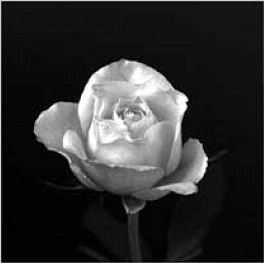
#> input picture imagens/pratica_01/rose_gray.tif, 264 x 263 px, found by its file name
$ jupyter execute Lista_de_Exercicio_1.ipynb
#> lines starting #> are read from the running program, lines starting #| are printed output that depends on the picture
# Lista de Exercício 1
### Processamento Digital de Imagens (SEL0449/SEL5895)

**Instruções:**

 1. Esta lista consiste em 3 exercícios. Mas leia com atenção toda a parte introdutória, pois fará diferença para esta e demais listas!
 1. Deve-se colocar comentários nos códigos desenvolvidos.
 1. As perguntas devem ser respondidas também como comentários no arquivo.
 1. Colocar seu nome e número USP abaixo.
 1. Quaisquer problemas na execução das listas, entrar em contato com os monitores.
 1. Depois de terminados os exercícios, deve ser gerado um arquivo **extensão .ipynb** para ser enviado ao professor pelo E-DISCIPLINAS da disciplina até a data máxima de entrega.
 1. Caso não seja enviado - ou identifique-se cópia - o aluno ficará sem nota.

---

 <table class="tfo-notebook-buttons" align="left">
  <td>
    <a target="_blank" href="https://colab.research.google.com/github/LAVI-USP/SEL0449-SEL5895_2022/blob/main/praticas/Lista_de_Exercicio_1.ipynb">Executar no Google Colab</a>
  </td>
  <td>
    <a target="_blank" href="https://github.com/LAVI-USP/SEL0449-SEL5895_2022/blob/main/praticas/Lista_de_Exercicio_1.ipynb">Ver codigo fonte no GitHub</a>
  </td>
</table>

`Nome: `

`Número USP: `

### Introdução:

Vamos utilizar a biblioteca [Numpy](https://numpy.org/doc/stable/) para a grande maioria dos cálculos nesta disciplina. É uma biblioteca totalmente aberta, gratuita e amplamente utilizada para diversas áreas. Este [link](https://numpy.org/doc/stable/user/numpy-for-matlab-users.html) contém dicas para usuários de MATLAB se adaptarem ao numpy. Utilize-o caso seja conveniente.

Vamos importá-la (biblioteca Numpy) com um apelido ```np```, o qual utilizaremos ao longo de toda a prática:

[cell 1]
import numpy as np

###Criando matrizes de n-dimensões

Vamos utilizar a função np.array para criar matrizes de n-dimensões
(N-dimensional array ([ndarray](https://numpy.org/doc/stable/reference/arrays.ndarray.html#arrays-ndarray))):

[cell 2]
# Array de uma dimensão (1D)
A = np.array((1, 2))

print(A)
print("\n")

# Array (2D)
A = np.array([[1, 2],
              [3, 4],
              [5, 6]])

print(A)
print("\n")

# As arrays podem ser criadas utilizando
# tanto parêntese quanto colchetes
B = np.array(((1., 2.0),
              (3, 4),
              (5, 6)))

print(B)
print("\n")

### Classes de dados

Note que, na célula anterior, as matrizes *A* e *B* são diferentes quanto à classe de dados. A matriz *A* contém números inteiros, já a matriz *B* contém números com casa decimais.

As diferentes classes de dados utilizadas na biblioteca numpy podem ser encontradas [aqui](https://numpy.org/doc/stable/user/basics.types.html).

Vamos analisar isso:

[cell 3]
# Mostra o tipo de classe à qual pertence o objeto A
print(type(A))

# Mostra a classe à qual pertencem os dados de A (int, float, double, etc)
print(A.dtype)

print("Dados da matriz B com tipo: %s" % B.dtype)

# Conversão para outro tipo de dado. Pode ser passado como uma string ou um dtype
C = A.astype(np.float32)  # Argumento como dtype

print("Dados da matriz C com tipo: %s" % C.dtype)

D = B.astype("uint16")    # Argumento como string

print("Dados da matriz D com tipo: %s" % D.dtype)

# Também é possível fazer a conversão passando os dados como argumento para o
# objeto da classe para a qual deseja-se fazer a conversão
E = np.double(C)

print("Dados da matriz E com tipo: %s" % E.dtype)

### Indexando matrizes

Agora vamos estudar como extrair dados de uma matriz ou substituir os lá existentes. O acesso às *arrays* se dá por meio de indexação (*indexing*), também denominada *slicing*.

Mais informações sobre os vários tipos de indexação você pode encontrar neste [link](https://numpy.org/doc/stable/reference/arrays.indexing.html). [Aqui](https://numpy.org/doc/stable/reference/arrays.indexing.html#advanced-indexing), estão alguns tipos avançados de indexação.

Vamos ver alguns tipos básicos de indexação:

[cell 4]
A = np.array([[1 , 2 , 3 , 4 , 5 ],
              [6 , 7 , 8 , 9 , 10],
              [11, 12, 13, 14, 15],
              [16, 17, 18, 19, 20]], dtype=np.int16)

# Mostrando a matriz A
print(A)
print("\n")

# Para selecionar um determinado elemento da matriz, deve-se utilizar:
# A[i,j], sendo i o número da linha e j o número da coluna com i,j = 0, ...n-1
# Ex.: Elemento da linha 2 e coluna 3:
print(A[1,2])
print("\n")

# Usa-se dois pontos (:) para significar “todos” ou “até”.
# Ex.: Todos os elementos da quarta coluna:
print(A[:,3])
print("\n")

# Ex.: Todos os elementos da primeira linha:
print(A[0,:])
print("\n")

# Ex.: Todos os elementos da linha 1 até a linha 3 e da coluna 3 até a coluna 4:
print(A[0:3,2:4])
print("\n")

# Ex.: Fazer todos os elementos da coluna 2 iguais a zero:
B = A.copy()
B[:,1] = 0
print(B[:,1])
print("\n")

# Ex.: O elemento da última linha e última coluna:
print(A[-1,-1])
print("\n")

# Ex.: Todos os elementos da última coluna:
print(A[:,-1])
print("\n")

# Ex.: O elemento da última linha e primeira coluna antes da última:
print(A[-1,-2])
print("\n")

# Ex.: Os elementos da linha 2 até a última linha e da última coluna até a segunda coluna com passo de –2:
print(A[1:,-1:1:-2])
print("\n")

# Ex.: Matriz transposta de A
print(A.transpose())

### Propriedades das matrizes

Nesta célula, vamos estudar como extrair algumas propriedades da matriz, bem como executar algumas operações básicas na mesma.

Algumas operações são feitas ao longo dos eixos da matriz. Veja abaixo a definição de eixos extraída da documentação.

[cell 5]
'''

Definição de axis: "Os eixos são definidos para matrizes com mais de uma
dimensão. Uma matriz bidimensional tem dois eixos: o primeiro, executando
verticalmente, para baixo, nas linhas (eixo 0), e o segundo, executando
horizontalmente, nas colunas (eixo 1)."

Ref: https://numpy.org/doc/stable/glossary.html?highlight=axis#glossary

'''

### ----- Propriedades da matriz -----
# Número de linhas e colunas de uma matriz (2D neste exemplo)
M, N = A.shape
print("Nossa matriz A tem o formato de:{}, com {} linhas e {} colunas.".format(A.shape,M,N))

# Número total de elementos da matriz
MxN = A.size
print("Nossa matriz possui um total de %d elementos." % (MxN))

### ----- Operações -----
# Ex.: Vetor mostrando os valores máximos de cada coluna de uma matriz:
print(np.max(A, axis=0))

# Ex.: Valor máximo de uma matriz:
print(np.max(A))    # Alternativa: A.max()

# Ex.: Vetor mostrando os valores mínimos de cada coluna de uma matriz:
print(np.min(A, axis=0))

# Ex.: Valor mínimo de uma matriz:
print(np.min(A))    # Alternativa: A.min()

# Ex.: Soma dos elementos ao longo das linhas
print(np.sum(A, axis=1))

# Ex.: Soma de todos os elementos da matriz
print(np.sum(A))    # Alternativa: A.sum()

# Ex.: Média dos elementos ao longo das colunas
print(np.mean(A, axis=0))

# Ex.: Média de toda a matriz
print(np.mean(A))   # Alternativa: A.mean()

# Ex.: Variância dos elementos ao longo das colunas
print(np.var(A, ddof=1, axis=0))

# Ex.: Variância de toda a matriz
print(np.var(A, ddof=1))   # Alternativa: A.var(ddof=1)

Se deseja obter uma descrição do funcionamento da função, pode utilizar o comando `help()`.

Por exemplo:
`help(np.max)`

### Imagens

As imagens nada mais são do que matrizes. Cada pixel está relacionado com uma posição A[i,j] da matriz, tal que ```0  ≤ i  ≤ M-1``` e ```0  ≤ j  ≤ N-1```. Em cada tipo de imagem, o valor do pixel tem uma representação específica, como por exemplo:

1. **Imagens de Intensidades:** É uma matriz de dados cujos valores representam as intensidades em cada ponto. Se os elementos de intensidade forem da classe ```uint8```, seus valores estarão no intervalo ```[0, 255]```. Se forem da classe ```uint16```, seus valores variarão no intervalo ```[0, 65535]```.

2. **Imagens RGB:** É composta por 3 matrizes de dados, em que cada matriz é responsável por armazenar as informações de intensidades de cada canal: R (red - vermelho), G (green - verde) ou B (blue - azul).

2. **Imagens Binárias:** É um arranjo lógico de zeros e uns, sendo, esses dados (zeros e uns), da classe ```logical```.

Vamos aprender a ler imagens de arquivos, mostrá-las e processá-las. Para a leitura e exibição dessas imagens, utilizaremos as bibliotecas [OpenCV](https://docs.opencv.org/3.4/d4/da8/group__imgcodecs.html#ga288b8b3da0892bd651fce07b3bbd3a56) e  [Matplotlib](https://matplotlib.org).

Vamos importar as bibliotecas para nosso ambiente e dar "apelidos" para elas.

[cell 6]
import matplotlib.pyplot as plt
import cv2 as cv

[cell 7]
# Vamos criar uma matriz com vários elementos
E = np.array([[0, 5, 10, 15, 20, 25, 30, 35, 40, 45, 50, 55, 60, 65, 70, 75, 80, 85, 90, 95, 100],
              [0, 5, 10, 15, 20, 25, 30, 35, 40, 45, 50, 55, 60, 65, 70, 75, 80, 85, 90, 95, 100],
              [0, 5, 10, 15, 20, 25, 30, 35, 40, 45, 50, 55, 60, 65, 70, 75, 80, 85, 90, 95, 100],
              [0, 5, 10, 15, 20, 25, 30, 35, 40, 45, 50, 55, 60, 65, 70, 75, 80, 85, 90, 95, 100],
              [0, 5, 10, 15, 20, 25, 30, 35, 40, 45, 50, 55, 60, 65, 70, 75, 80, 85, 90, 95, 100],
              [0, 5, 10, 15, 20, 25, 30, 35, 40, 45, 50, 55, 60, 65, 70, 75, 80, 85, 90, 95, 100],
              [0, 5, 10, 15, 20, 25, 30, 35, 40, 45, 50, 55, 60, 65, 70, 75, 80, 85, 90, 95, 100],
              [0, 5, 10, 15, 20, 25, 30, 35, 40, 45, 50, 55, 60, 65, 70, 75, 80, 85, 90, 95, 100],
              [0, 5, 10, 15, 20, 25, 30, 35, 40, 45, 50, 55, 60, 65, 70, 75, 80, 85, 90, 95, 100],
              [0, 5, 10, 15, 20, 25, 30, 35, 40, 45, 50, 55, 60, 65, 70, 75, 80, 85, 90, 95, 100],
              [0, 5, 10, 15, 20, 25, 30, 35, 40, 45, 50, 55, 60, 65, 70, 75, 80, 85, 90, 95, 100],
              [0, 5, 10, 15, 20, 25, 30, 35, 40, 45, 50, 55, 60, 65, 70, 75, 80, 85, 90, 95, 100],
              [0, 5, 10, 15, 20, 25, 30, 35, 40, 45, 50, 55, 60, 65, 70, 75, 80, 85, 90, 95, 100],
              [0, 5, 10, 15, 20, 25, 30, 35, 40, 45, 50, 55, 60, 65, 70, 75, 80, 85, 90, 95, 100],
              [0, 5, 10, 15, 20, 25, 30, 35, 40, 45, 50, 55, 60, 65, 70, 75, 80, 85, 90, 95, 100],
              [0, 5, 10, 15, 20, 25, 30, 35, 40, 45, 50, 55, 60, 65, 70, 75, 80, 85, 90, 95, 100]], dtype=np.uint8)

# Agora vamos mostrar essa imagem.
plt.figure()
plt.imshow(E, cmap='gray')
plt.show()
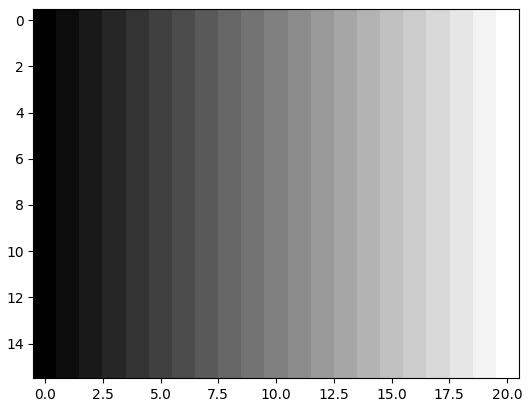
#> figure drawn by matplotlib, 1 panel

# Já que nossos dados são do tipo uint8, ou seja, seus valores vão de 0 a 255,
# por que a imagem foi mostrada de forma tal que o menor valor da matriz (zero)
# fora representado em preto (o que já é de se esperar) e o maior valor matriz
# (cem) fora representado em branco?

[cell 8]
# Isso acontece pois a função já normaliza os valores de entrada para que o
# colormap cubra somente a faixa de valores da própria imagem. Segue a definição
# tirada do manual:

'''
"Por padrão, o mapa de cores cobre somente o intervalo de valores dos dados
fornecidos."
'''

# Para definirmos o intervalo de dados que o mapa de cores irá cobrir,
# devemos ajustar os parâmetros de vmin e vmax:

plt.figure()
plt.imshow(E, cmap='gray', vmin=0, vmax=255)
plt.show()
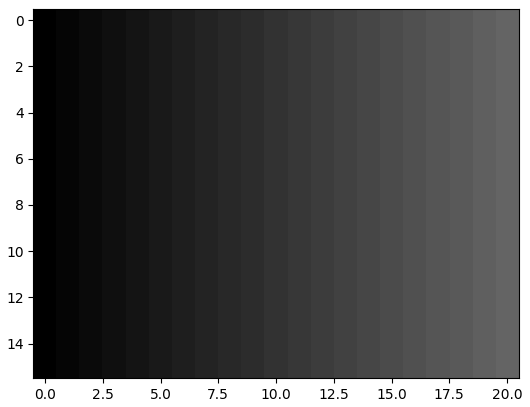
#> figure drawn by matplotlib, 1 panel

# Os parâmetros de vmin e vmax especificam os limites dos valores de branco
# e preto. O parâmetro vmin (e qualquer valor menor do que ele) corresponde
# ao preto; o parâmetro vmax (e qualquer valor maior do que ele) é mostrado
# como branco. Valores intermediários são mostrados em escala de cinza, usando
# o número padrão de níveis.

# Agora ficou como imaginamos inicialmente.

[cell 9]
# Podemos ajustar para qualquer valor:
plt.figure()
plt.imshow(E, cmap='gray', vmin=25, vmax=55)
plt.show()
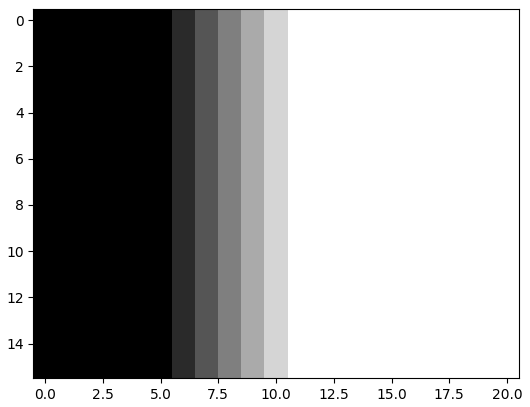
#> figure drawn by matplotlib, 1 panel

#### **Atenção**: os códigos abaixo são para fazer o download das imagens (EXECUTE-OS). Os mesmos não fazem parte dessa prática.

[cell 10]
import urllib.request

try:
  urllib.request.urlretrieve("https://github.com/LAVI-USP/SEL0449-SEL5895_2022/raw/main/imagens/pratica_01/bubbles.jpg", "bubbles.jpg")
except:
  print("[ERRO] Não foi possível fazer o download das imagens dessa prática. Entre em contato com o monitor")

try:
  urllib.request.urlretrieve("https://github.com/LAVI-USP/SEL0449-SEL5895_2022/raw/main/imagens/pratica_01/chestxray_gray.jpg", "chestxray_gray.jpg")
except:
  print("[ERRO] Não foi possível fazer o download das imagens dessa prática. Entre em contato com o monitor")

try:
  urllib.request.urlretrieve("https://github.com/LAVI-USP/SEL0449-SEL5895_2022/raw/main/imagens/pratica_01/rose_gray.tif", "rose_gray.tif")
except:
  print("[ERRO] Não foi possível fazer o download das imagens dessa prática. Entre em contato com o monitor")

### Leitura de imagens - SUPER IMPORTANTE!!!!!!!!!!!!!!!

NESTA PRÁTICA E NAS SEGUINTES, sempre que fizer uma leitura de imagem utilize o **argumento 0 - ou cv.IMREAD_UNCHANGED - e sempre verifique o shape da imagem lida - 2 dimensões para grayscale e 3 dimensões para RGB.** Caso oculte essa flag, mesmo que a imagem mostrada apareça como grayscale, a biblioteca, por default, pode ter considerado replicar o valor para 3 canais - o que pode prejudicar o tratamento e análise a serem realizados. Para mais informações: [opencv - imread - ver flags de leitura](https://docs.opencv.org/3.4/d4/da8/group__imgcodecs.html#ga288b8b3da0892bd651fce07b3bbd3a56).

As imagens para esta prática encontram-se no diretório do *Github*. As mesmas são baixadas através das linhas de código anteriores e já se encontram no diretório local (caso o *download* tenha dado certo).

**IMPORTANTE (também =))**: o colormap da biblioteca *matplotlib* padrão (ou seja, se você não especificar) é 'viridis' - aparenta ser colorida -, mas na verdade é uma escala que varia de roxo até verde conforme a intensidade dos níveis de cinza aumenta. Se quiser mostrar em níveis de cinza real, você deve especificar no plot: cmap='gray'. Veja: [colormaps - matplotlib](https://matplotlib.org/stable/tutorials/colors/colormaps.html).

Agora aprenderemos a ler essas imagens que foram baixadas.

[cell 11]
# Vamos carregar a imagem  - não utilizando a flag cv.IMREAD_UNCHANGED ou 0
img1 = cv.imread("rose_gray.tif")
#> img1 is the input picture: shape (263, 264, 3); min 0, max 255, mean 47.7
img1_shape = img1.shape
#> img1_shape = (263, 264, 3)

plt.figure()
plt.title("shape {}".format(img1_shape))
plt.imshow(img1) # Aparenta ser grayscale, mas apresenta 3 canais.
plt.show()

# Agora, vamos carregar a imagem  - utilizando a flag cv.IMREAD_UNCHANGED ou 0
img1 = cv.imread("rose_gray.tif",cv.IMREAD_UNCHANGED)
#> img1: shape (263, 264); min 0, max 255, mean 47.7
img1_shape = img1.shape
#> img1_shape = (263, 264)

plt.figure()
plt.title("shape {}".format(img1_shape))
plt.imshow(img1) # 1 canal - cmap = 'viridis' - default
plt.show()

# Agora vamos mostrar a imagem em uma escala de cinzas.
plt.figure()
plt.title("shape {}".format(img1_shape))
plt.imshow(img1,cmap='gray') # 1 canal - cmap = 'gray'
plt.show()

### EXERCÍCIO 1 (peso 3/10). Indexando imagens

Como imagens são matrizes, os esquemas de indexação de matrizes podem ser usados diretamente nas imagens.

O arquivo ```'chestxray_gray.jpg'``` é uma imagem em nível de cinza de ```8 bits```, classe ```uint8``` e tamanho ```206 x 499``` pixels.

Plote a imagem original, bem como cada recorte feito (fp, fl, fc e fs). **Explique e comente** os resultados de cada um deles.

[cell 12]
# Vamos carregar uma terceira imagem para a variável img3
img3 = cv.imread("chestxray_gray.jpg", cv.IMREAD_UNCHANGED) # Alternativa: img3 = cv.imread("chestxray_gray.jpg", 0)
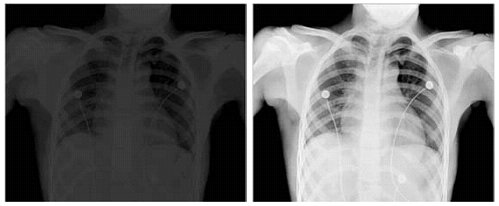
#> img3: shape (206, 499); min 0, max 255, mean 102

# Vamos analisar seu tipo. Ela é de fato uint8?
print(img3.dtype)
#| uint8

# Vamos praticar alguns slicings e analisar seus resultados
fp = img3[-1:0:-2, :]
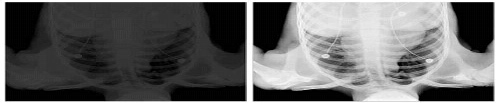
#> fp: shape (103, 499); min 0, max 255, mean 102
fl = img3[:, -1:0:-4]
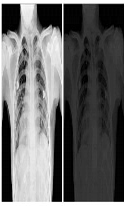
#> fl: shape (206, 125); min 0, max 255, mean 101.9
fc = img3[16:168,401:223:-1]
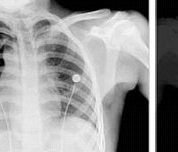
#> fc: shape (152, 178); min 0, max 255, mean 149.6
fs = img3[0:-1:2, 0:-1:2]
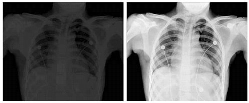
#> fs: shape (103, 249); min 0, max 255, mean 101.8

# Plote os recortes:
# Seu código começa aqui

# Seu código termina aqui

# Comentários:
